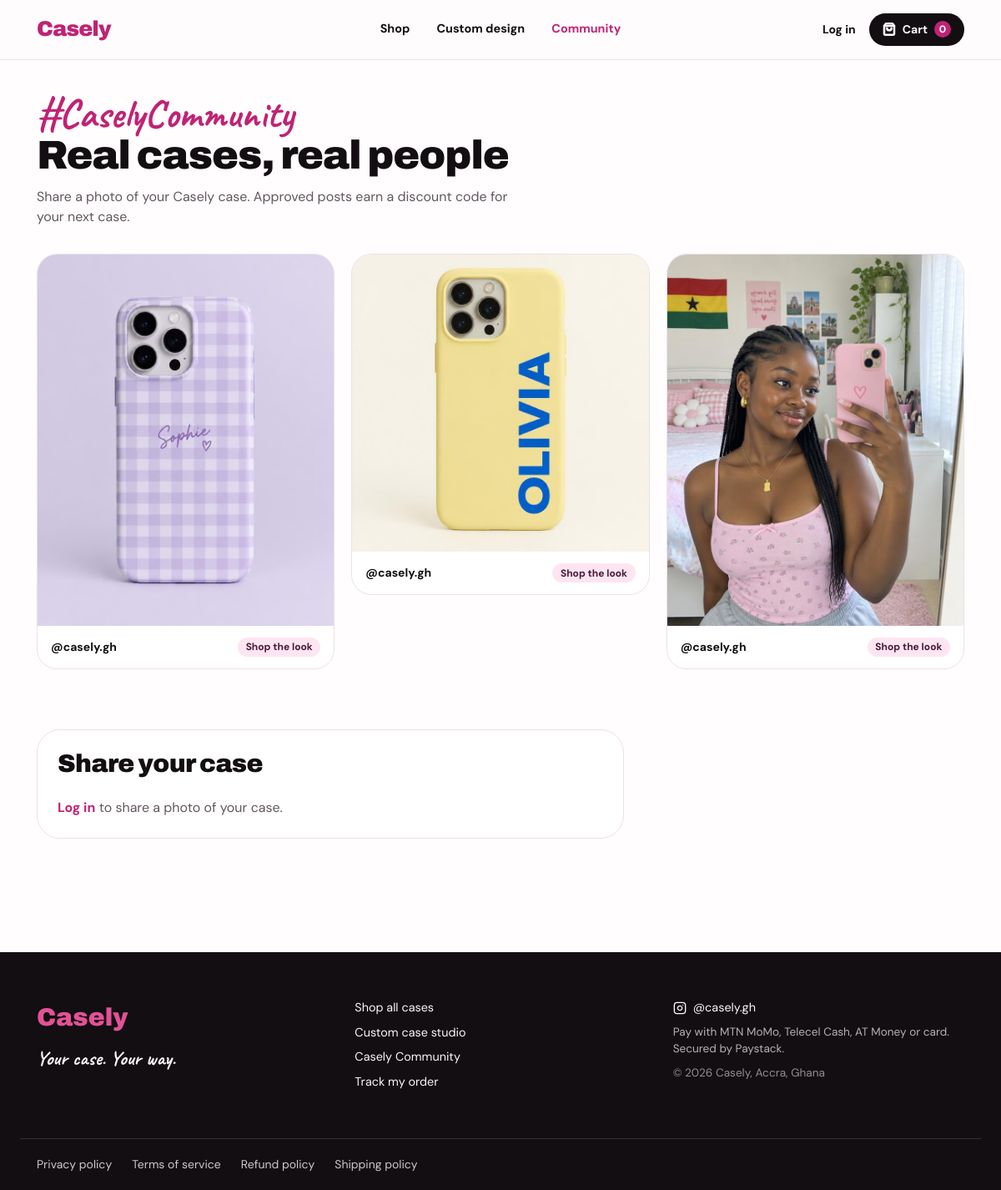
/views/community.php, run on the app's committed database.
### tables this page shows
CREATE TABLE `community_posts` (
  `post_id` int(11) NOT NULL AUTO_INCREMENT,
  `customer_id` int(11) NOT NULL,
  `product_id` int(11) DEFAULT NULL,
  `post_image` varchar(255) NOT NULL,
  `caption` varchar(150) DEFAULT NULL,
  `handle` varchar(40) DEFAULT NULL,
  `status` enum('pending','approved','rejected') NOT NULL DEFAULT 'pending',
  `reward_code` varchar(30) DEFAULT NULL,
  `created_at` timestamp NOT NULL DEFAULT CURRENT_TIMESTAMP,
  PRIMARY KEY (`post_id`),
  KEY `customer_id` (`customer_id`),
  KEY `product_id` (`product_id`),
  CONSTRAINT `community_posts_ibfk_1` FOREIGN KEY (`customer_id`) REFERENCES `customer` (`customer_id`) ON DELETE CASCADE,
  CONSTRAINT `community_posts_ibfk_2` FOREIGN KEY (`product_id`) REFERENCES `products` (`product_id`) ON DELETE SET NULL
);

### controllers/CommunityController.php (called while the page is built, shortened)
<?php
require_once __DIR__ . "/../classes/CommunityClass.php";
class CommunityController
{
    private $communityModel;
    public function __construct()
    {
        $this->communityModel = new CommunityClass();
    }
    public function getApprovedPosts($limit = 24, $productId = null)
    {
        return $this->communityModel->getApprovedPosts($limit, $productId);
    }
}

### classes/CommunityClass.php (called while the page is built, shortened)
<?php
require_once __DIR__ . "/../core/db_class.php";
class CommunityClass extends Database
{
    public function getApprovedPosts($limit = 24, $productId = null)
    {
        $sql = "SELECT cp.*, p.product_title, p.product_slug
                FROM community_posts cp
                LEFT JOIN products p ON p.product_id = cp.product_id
                WHERE cp.status = 'approved'";
        $params = [];
        $sql .= " ORDER BY cp.created_at DESC, cp.post_id DESC LIMIT " . (int) $limit;
        return $this->fetchAll($sql, $params);
    }
}

### core/db_class.php (called while the page is built, shortened)
<?php
class Database
{
    private static $sharedConn = null;
    private $conn;
    public function __construct()
    {
        if (self::$sharedConn === null) {
            try {
                self::$sharedConn = new PDO(
                    "mysql:host=" . DB_HOST . ";dbname=" . DB_NAME . ";charset=utf8mb4",
                    DB_USER,
                    DB_PASS
                );
                self::$sharedConn->setAttribute(PDO::ATTR_ERRMODE, PDO::ERRMODE_EXCEPTION);
                self::$sharedConn->setAttribute(PDO::ATTR_EMULATE_PREPARES, false);
            } catch (PDOException $e) {
                error_log("Database connection failed: " . $e->getMessage());
                http_response_code(500);
                die("Sorry, the store is unavailable right now. Try again shortly.");
            }
        }
        $this->conn = self::$sharedConn;
    }
    public function fetchAll($sql, $params = [])
    {
        $stmt = $this->conn->prepare($sql);
        $stmt->execute($params);
        return $stmt->fetchAll(PDO::FETCH_ASSOC);
    }
}

### core/core.php (called while the page is built, shortened)
<?php
function is_logged_in()
{
    return isset($_SESSION['customer_id']);
}
function e($value)
{
    return htmlspecialchars((string) $value, ENT_QUOTES, 'UTF-8');
}
function root_dir()
{
    return defined('ROOT_DIR') ? ROOT_DIR : '..';
}

### views/layout/flash.php (called while the page is built, shortened)
<?php
$ROOT_DIR = $ROOT_DIR ?? root_dir();
?>

### views/community.php (the view, shortened to what this page needs)
<?php
require_once __DIR__ . '/layout/header.php';
require_once __DIR__ . '/../controllers/CommunityController.php';
$posts = (new CommunityController())->getApprovedPosts(48);
$products = is_logged_in() ? (new ProductController())->getProducts() : [];
?>
<div class="container page">
    <span class="script script-lg">#CaselyCommunity</span>
    <h1 class="display-lg">Real cases, real people</h1>
    <p class="muted lead">Share a photo of your Casely case. Approved posts earn a discount code for your next case.</p>
    <?php if ($posts): ?>
        <div class="masonry">
            <?php foreach ($posts as $i => $post): ?>
                <figure class="post-card">
                    <img src="<?php echo $ROOT_DIR; ?>/uploads/public/community/<?php echo e($post['post_image']); ?>"
                         alt="Customer photo<?php echo $post['product_title'] ? ' of the ' . e($post['product_title']) . ' case' : ''; ?>"
                         loading="lazy" class="<?php echo $i % 3 === 1 ? 'square' : 'tall'; ?>">
                    <figcaption>
                        <span class="strong small post-handle"><?php echo e($post['handle'] ?: 'Casely customer'); ?></span>
                        <?php if ($post['product_slug']): ?>
                            <a href="<?php echo $ROOT_DIR; ?>/views/single_product.php?slug=<?php echo urlencode($post['product_slug']); ?>" class="tag tag-pink">Shop the look</a>
                        <?php endif; ?>
                    </figcaption>
                </figure>
            <?php endforeach; ?>
        </div>
    <?php else: ?>
        <p class="muted">No photos yet. Share yours below and be the first on the wall.</p>
    <?php endif; ?>
    <section class="section form-card post-form" id="share">
        <h2 class="section-title">Share your case</h2>
        <?php if (is_logged_in()): ?>
            <form action="<?php echo $ROOT_DIR; ?>/actions/community_post_action.php" method="POST" enctype="multipart/form-data" class="stack" data-pending="Sending…">
                <?php echo csrf_field(); ?>
                <label class="field">
                    <span>Photo of your Casely case</span>
                    <input type="file" name="post_image" accept="image/jpeg,image/png,image/webp" class="input" required>
                </label>
                <div class="two-col">
                    <label class="field">
                        <span>Which case is it? (optional)</span>
                        <select name="product_id" class="input">
                            <option value="">A custom case / not listed</option>
                            <?php foreach ($products as $p): ?>
                                <option value="<?php echo (int) $p['product_id']; ?>"><?php echo e($p['product_title']); ?></option>
                            <?php endforeach; ?>
                        </select>
                    </label>
                    <label class="field">
                        <span>Instagram handle (optional)</span>
                        <input type="text" name="handle" class="input" maxlength="40" placeholder="@yourname">
                    </label>
                </div>
                <label class="field">
                    <span>Caption (optional)</span>
                    <input type="text" name="caption" class="input" maxlength="150">
                </label>
                <label class="consent">
                    <input type="checkbox" name="consent" value="1" required>
                    <span>I took this photo, everyone in it agrees to it being shared, and Casely may show it on the website.</span>
                </label>
                <button type="submit" class="btn btn-primary">Submit for approval</button>
            </form>
        <?php else: ?>
            <p class="muted"><a href="<?php echo $ROOT_DIR; ?>/views/login.php" class="text-link">Log in</a> to share a photo of your case.</p>
        <?php endif; ?>
    </section>
</div>
<?php require_once __DIR__ . '/layout/footer.php'; ?>

### css/style.css (style rules this page uses)
:root { --radius: 1.25rem; --background: oklch(0.995 0.003 350); --foreground: oklch(0.17 0.01 330); --card: oklch(1 0 0); --primary: oklch(0.65 0.19 355); --primary-strong: oklch(0.54 0.2 355); --primary-foreground: oklch(1 0 0); --secondary: oklch(0.95 0.035 350); --secondary-foreground: oklch(0.3 0.08 340); --muted: oklch(0.965 0.01 340); --muted-foreground: oklch(0.47 0.02 330); --accent: oklch(0.92 0.06 95); --destructive: oklch(0.55 0.22 27); --destructive-text: oklch(0.5 0.2 27); --border: oklch(0.92 0.015 340); --input: oklch(0.64 0.02 340); --ring: oklch(0.65 0.19 355); --plum: oklch(0.32 0.1 345); --lilac: oklch(0.78 0.08 310); --butter: oklch(0.93 0.11 100); --mint: oklch(0.88 0.06 155); --sky: oklch(0.85 0.05 255); --pink-soft: oklch(0.9 0.06 355); --ink: oklch(0.17 0.01 330); --ink-foreground: oklch(0.98 0.005 350); --success: oklch(0.55 0.13 155); --warning: oklch(0.7 0.15 70); --font-display: "Archivo", system-ui, sans-serif; --font-sans: "DM Sans", system-ui, sans-serif; --font-script: "Caveat", cursive; }
*, *::before, *::after { box-sizing: border-box; border-color: var(--border); }
html { -webkit-text-size-adjust: 100%; -webkit-font-smoothing: antialiased; -moz-osx-font-smoothing: grayscale; scroll-padding-top: 7rem; }
body { margin: 0; background: var(--background); color: var(--foreground); font-family: var(--font-sans); font-size: 1rem; line-height: 1.5; -webkit-tap-highlight-color: transparent; }
h1, h2, h3 { font-family: var(--font-display); letter-spacing: -0.02em; line-height: 1.1; margin: 0; text-wrap: balance; }
p { margin: 0; text-wrap: pretty; }
img { max-width: 100%; display: block; }
a { color: inherit; text-decoration: none; }
.container { width: 100%; max-width: 72rem; margin: 0 auto; padding: 0 1.25rem; }
.page { padding-top: 2.5rem; padding-bottom: 2.5rem; }
.section { margin-top: 4.5rem; }
.display-lg { font-size: 2.25rem; font-weight: 900; margin-bottom: .75rem; }
.section-title { font-size: 1.875rem; font-weight: 900; margin-bottom: 1.5rem; }
.script { font-family: var(--font-script); color: var(--primary-strong); font-weight: 700; letter-spacing: 0; }
.script-lg { font-size: 2.25rem; line-height: 1; display: inline-block; }
.muted { color: var(--muted-foreground); }
.lead { max-width: 36rem; margin-top: .5rem; }
.small { font-size: .875rem; }
.strong { font-weight: 700; }
.text-link { color: var(--primary-strong); font-weight: 700; background: none; border: 0; padding: 0; }
@media (min-width: 768px) { .display-lg { font-size: 3rem; } }
@media (min-width: 768px) { .script-lg { font-size: 3rem; } }
.form-card { background: var(--card); border: 1px solid var(--border); border-radius: 1.75rem; padding: 1.5rem; }
.tag { display: inline-block; border-radius: 999px; padding: .15rem .6rem; font-size: .75rem; font-weight: 700; margin-top: .25rem; }
.tag-pink { background: var(--secondary); color: var(--secondary-foreground); }
.masonry { columns: 2; column-gap: 1.25rem; margin-top: 2rem; }
.post-card { break-inside: avoid; margin: 0 0 1.25rem; overflow: hidden; border-radius: 1.5rem; background: var(--card); border: 1px solid var(--border); }
.post-card img { width: 100%; object-fit: cover; }
.post-card img.tall { aspect-ratio: 4 / 5; }
.post-card img.square { aspect-ratio: 1; }
.post-card figcaption { display: flex; justify-content: space-between; align-items: center; gap: .5rem; padding: .9rem 1rem; }
.post-card .tag { margin: 0; white-space: nowrap; }
.post-handle { min-width: 0; overflow-wrap: anywhere; }
.post-form { max-width: 44rem; }
@media (min-width: 768px) { .masonry { columns: 3; } }
:root { --image-outline: oklch(0 0 0 / 0.1); }

### data on the page
community_posts: post_image (picture), handle "@casely.gh"
community_posts: post_image (picture), handle "@casely.gh"
community_posts: post_image (picture), handle "@casely.gh"

### other printed values
$label "Shop"
$label "Custom design"
$label "Community"
$cartCount "0"
